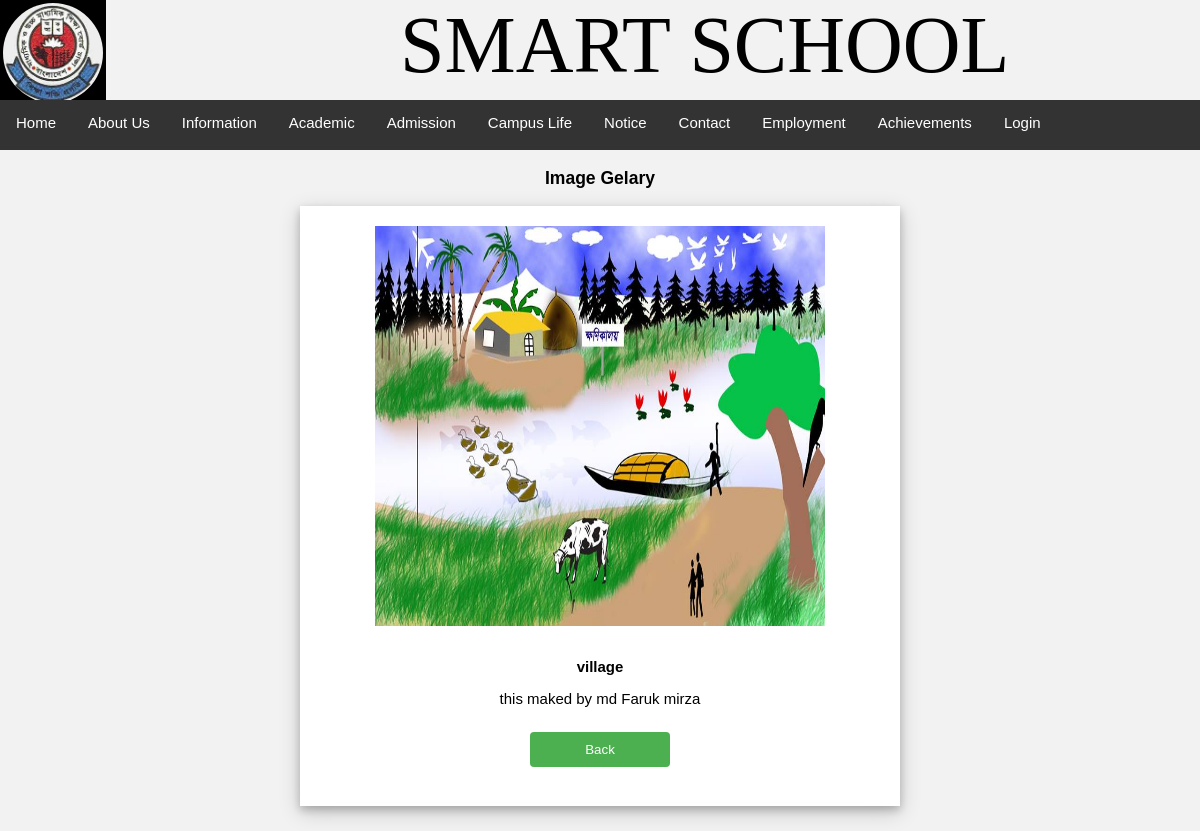
Screenshot of /previewphoto.php?pc_id=1 with the database file from the repository.
### tables this page shows
CREATE TABLE `photo` (
  `pc_id` int(10) NOT NULL,
  `picname` varchar(50) NOT NULL,
  `img_name` varchar(50) NOT NULL,
  `img_path` varchar(50) NOT NULL,
  `img_type` varchar(50) NOT NULL,
  `pdesc` varchar(500) NOT NULL
);

### previewphoto.php (the view, shortened to what this page needs)
<!DOCTYPE html PUBLIC "-//W3C//DTD XHTML 1.0 Transitional//EN" "http://www.w3.org/TR/xhtml1/DTD/xhtml1-transitional.dtd">
<html xmlns="http://www.w3.org/1999/xhtml">
<head>
<link rel="stylesheet" type="text/css" href="css/style.css">
</head>
<body>
<div id="header">
<?php include("top/topheader.php"); ?>
</div>
<div id="menu">
<?php include("menu/menu.php");   ?>
</div>
<div  id="cont">
<center>
<table width="70%">
<h3> Image Gelary </h3>
<?php
include("database/config.php");
$pid=$_GET['pc_id'];
$sql=" SELECT * FROM photo WHERE pc_id='$pid' ";
$query=mysqli_query($myconn,$sql);
while($row=mysqli_fetch_array($query))
{
$picname=$row['picname'];
$picpath=$row['img_path'];
$pdesc=$row['pdesc'];
}
?>
<div class="polaroid">
<img src="admin/<?php echo $picpath; ?> "  height="400px" width="450px" />
<br />
<br />
<p><b><?php echo $picname; ?></b></p>
<area /><p><?php echo $pdesc; ?></p></area>
<form action="photos.php"><input type="submit" value="Back" /></form>
</div>
</table>
</div>
</div>
</body>
</html>

### css/style.css (style rules this page uses)
#header { height:100px; width:100%; top:0px; left:0px; position:absolute; background-color:#f2f2f2; }
* { box-sizing: border-box; }
body { font-family: Verdana, sans-serif; }
img { vertical-align: middle; }
#menu { width:100%; height:50px; top:100px; left:0px; background-color:#333; position:absolute; font-size:15px; color:black; }
#cont { background-color: #f2f2f2; height:auto; left:0px; top:150px; position:absolute; width:100%; font-size:15px; }
input[type=submit] { width: 25%; background-color: #4CAF50; color: white; padding: 10px 20px; margin: 10px 0; border-radius: 4px; border: none; cursor: pointer; }

### previewphoto.php (style rules this page uses)
body { margin:25px; }
div.polaroid { width: 600px; height:600px; background-color: white; box-shadow: 0 4px 8px 0 rgba(0, 0, 0, 0.2), 0 6px 20px 0 rgba(0, 0, 0, 0.19); margin-bottom: 25px; padding:20px; }

### rows the page displays
photo: img_path (picture), picname "village", pdesc "this maked by md Faruk mirza"
